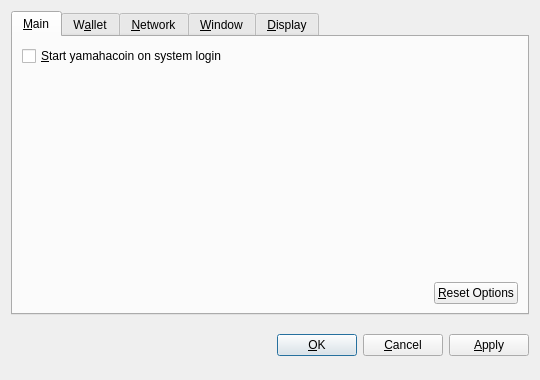
<?xml version="1.0" encoding="UTF-8"?>
<ui version="4.0">
 <class>OptionsDialog</class>
 <widget class="QDialog" name="OptionsDialog">
  <property name="geometry">
   <rect>
    <x>0</x>
    <y>0</y>
    <width>540</width>
    <height>380</height>
   </rect>
  </property>
  <property name="windowTitle">
   <string>Options</string>
  </property>
  <property name="modal">
   <bool>true</bool>
  </property>
  <layout class="QVBoxLayout" name="verticalLayout">
   <item>
    <widget class="QTabWidget" name="tabWidget">
     <property name="tabPosition">
      <enum>QTabWidget::North</enum>
     </property>
     <property name="currentIndex">
      <number>0</number>
     </property>
     <widget class="QWidget" name="tabMain">
      <attribute name="title">
       <string>&amp;Main</string>
      </attribute>
      <layout class="QVBoxLayout" name="verticalLayout_Main">
       <item>
        <widget class="QCheckBox" name="bitcoinAtStartup">
         <property name="toolTip">
          <string>Automatically start yamahacoin after logging in to the system.</string>
         </property>
         <property name="text">
          <string>&amp;Start yamahacoin on system login</string>
         </property>
        </widget>
       </item>
       <item>
        <spacer name="verticalSpacer_Main">
         <property name="orientation">
          <enum>Qt::Vertical</enum>
         </property>
         <property name="sizeHint" stdset="0">
          <size>
           <width>20</width>
           <height>40</height>
          </size>
         </property>
        </spacer>
       </item>
       <item>
        <layout class="QHBoxLayout" name="horizontalLayout_2_Main">
         <item>
          <spacer name="horizontalSpacer_2_Main">
           <property name="orientation">
            <enum>Qt::Horizontal</enum>
           </property>
           <property name="sizeHint" stdset="0">
            <size>
             <width>40</width>
             <height>20</height>
            </size>
           </property>
          </spacer>
         </item>
         <item>
          <widget class="QPushButton" name="resetButton">
           <property name="toolTip">
            <string>Reset all client options to default.</string>
           </property>
           <property name="text">
            <string>&amp;Reset Options</string>
           </property>
           <property name="autoDefault">
            <bool>false</bool>
           </property>
          </widget>
         </item>
        </layout>
       </item>
      </layout>
     </widget>
     <widget class="QWidget" name="tabWallet">
      <attribute name="title">
       <string>W&amp;allet</string>
      </attribute>
      <layout class="QVBoxLayout" name="verticalLayout_Network">
       <item>
        <widget class="QLabel" name="transactionFeeInfoLabel">
         <property name="text">
          <string>Optional transaction fee per kB that helps make sure your transactions are processed quickly. Most transactions are 1 kB.</string>
         </property>
         <property name="textFormat">
          <enum>Qt::PlainText</enum>
         </property>
         <property name="wordWrap">
          <bool>true</bool>
         </property>
        </widget>
       </item>
       <item>
        <layout class="QHBoxLayout" name="horizontalLayout_1_Main">
         <item>
          <widget class="QLabel" name="transactionFeeLabel">
           <property name="text">
            <string>Pay transaction &amp;fee</string>
           </property>
           <property name="textFormat">
            <enum>Qt::PlainText</enum>
           </property>
           <property name="buddy">
            <cstring>transactionFee</cstring>
           </property>
          </widget>
         </item>
         <item>
          <widget class="BitcoinAmountField" name="transactionFee"/>
         </item>
         <item>
          <spacer name="horizontalSpacer_1_Main">
           <property name="orientation">
            <enum>Qt::Horizontal</enum>
           </property>
           <property name="sizeHint" stdset="0">
            <size>
             <width>40</width>
             <height>20</height>
            </size>
           </property>
          </spacer>
         </item>
        </layout>
       </item>
       <item>
        <widget class="QLabel" name="label">
         <property name="text">
          <string>If you disable the spending of unconfirmed change, the change from a transaction cannot be used until that transaction has at least one confirmation. This also affects how your balance is computed.</string>
         </property>
         <property name="wordWrap">
          <bool>true</bool>
         </property>
        </widget>
       </item>
       <item>
        <widget class="QCheckBox" name="spendZeroConfChange">
         <property name="text">
          <string>Spend unconfirmed change  (experts only)</string>
         </property>
        </widget>
       </item>
       <item>
        <spacer name="verticalSpacer">
         <property name="orientation">
          <enum>Qt::Vertical</enum>
         </property>
         <property name="sizeHint" stdset="0">
          <size>
           <width>20</width>
           <height>40</height>
          </size>
         </property>
        </spacer>
       </item>
      </layout>
     </widget>
     <widget class="QWidget" name="tabNetwork">
      <attribute name="title">
       <string>&amp;Network</string>
      </attribute>
      <layout class="QVBoxLayout" name="verticalLayout_Network">
       <item>
        <widget class="QCheckBox" name="mapPortUpnp">
         <property name="toolTip">
          <string>Automatically open the yamahacoin client port on the router. This only works when your router supports UPnP and it is enabled.</string>
         </property>
         <property name="text">
          <string>Map port using &amp;UPnP</string>
         </property>
        </widget>
       </item>
       <item>
        <widget class="QCheckBox" name="connectSocks">
         <property name="toolTip">
          <string>Connect to the yamahacoin network through a SOCKS proxy (e.g. when connecting through Tor).</string>
         </property>
         <property name="text">
          <string>&amp;Connect through SOCKS proxy:</string>
         </property>
        </widget>
       </item>
       <item>
        <layout class="QHBoxLayout" name="horizontalLayout_Network">
         <item>
          <widget class="QLabel" name="proxyIpLabel">
           <property name="text">
            <string>Proxy &amp;IP:</string>
           </property>
           <property name="textFormat">
            <enum>Qt::PlainText</enum>
           </property>
           <property name="buddy">
            <cstring>proxyIp</cstring>
           </property>
          </widget>
         </item>
         <item>
          <widget class="QValidatedLineEdit" name="proxyIp">
           <property name="maximumSize">
            <size>
             <width>140</width>
             <height>16777215</height>
            </size>
           </property>
           <property name="toolTip">
            <string>IP address of the proxy (e.g. 127.0.0.1)</string>
           </property>
          </widget>
         </item>
         <item>
          <widget class="QLabel" name="proxyPortLabel">
           <property name="text">
            <string>&amp;Port:</string>
           </property>
           <property name="textFormat">
            <enum>Qt::PlainText</enum>
           </property>
           <property name="buddy">
            <cstring>proxyPort</cstring>
           </property>
          </widget>
         </item>
         <item>
          <widget class="QLineEdit" name="proxyPort">
           <property name="maximumSize">
            <size>
             <width>55</width>
             <height>16777215</height>
            </size>
           </property>
           <property name="toolTip">
            <string>Port of the proxy (e.g. 9050)</string>
           </property>
          </widget>
         </item>
         <item>
          <widget class="QLabel" name="socksVersionLabel">
           <property name="text">
            <string>SOCKS &amp;Version:</string>
           </property>
           <property name="textFormat">
            <enum>Qt::PlainText</enum>
           </property>
           <property name="buddy">
            <cstring>socksVersion</cstring>
           </property>
          </widget>
         </item>
         <item>
          <widget class="QValueComboBox" name="socksVersion">
           <property name="toolTip">
            <string>SOCKS version of the proxy (e.g. 5)</string>
           </property>
          </widget>
         </item>
         <item>
          <spacer name="horizontalSpacer_Network">
           <property name="orientation">
            <enum>Qt::Horizontal</enum>
           </property>
           <property name="sizeHint" stdset="0">
            <size>
             <width>40</width>
             <height>20</height>
            </size>
           </property>
          </spacer>
         </item>
        </layout>
       </item>
       <item>
        <spacer name="verticalSpacer_Network">
         <property name="orientation">
          <enum>Qt::Vertical</enum>
         </property>
         <property name="sizeHint" stdset="0">
          <size>
           <width>20</width>
           <height>40</height>
          </size>
         </property>
        </spacer>
       </item>
      </layout>
     </widget>
     <widget class="QWidget" name="tabWindow">
      <attribute name="title">
       <string>&amp;Window</string>
      </attribute>
      <layout class="QVBoxLayout" name="verticalLayout_Window">
       <item>
        <widget class="QCheckBox" name="minimizeToTray">
         <property name="toolTip">
          <string>Show only a tray icon after minimizing the window.</string>
         </property>
         <property name="text">
          <string>&amp;Minimize to the tray instead of the taskbar</string>
         </property>
        </widget>
       </item>
       <item>
        <widget class="QCheckBox" name="minimizeOnClose">
         <property name="toolTip">
          <string>Minimize instead of exit the application when the window is closed. When this option is enabled, the application will be closed only after selecting Quit in the menu.</string>
         </property>
         <property name="text">
          <string>M&amp;inimize on close</string>
         </property>
        </widget>
       </item>
       <item>
        <spacer name="verticalSpacer_Window">
         <property name="orientation">
          <enum>Qt::Vertical</enum>
         </property>
         <property name="sizeHint" stdset="0">
          <size>
           <width>20</width>
           <height>40</height>
          </size>
         </property>
        </spacer>
       </item>
      </layout>
     </widget>
     <widget class="QWidget" name="tabDisplay">
      <attribute name="title">
       <string>&amp;Display</string>
      </attribute>
      <layout class="QVBoxLayout" name="verticalLayout_Display">
       <item>
        <layout class="QHBoxLayout" name="horizontalLayout_1_Display">
         <item>
          <widget class="QLabel" name="langLabel">
           <property name="text">
            <string>User Interface &amp;language:</string>
           </property>
           <property name="textFormat">
            <enum>Qt::PlainText</enum>
           </property>
           <property name="buddy">
            <cstring>lang</cstring>
           </property>
          </widget>
         </item>
         <item>
          <widget class="QValueComboBox" name="lang">
           <property name="toolTip">
            <string>The user interface language can be set here. This setting will take effect after restarting yamahacoin.</string>
           </property>
          </widget>
         </item>
        </layout>
       </item>
       <item>
        <layout class="QHBoxLayout" name="horizontalLayout_2_Display">
         <item>
          <widget class="QLabel" name="unitLabel">
           <property name="text">
            <string>&amp;Unit to show amounts in:</string>
           </property>
           <property name="textFormat">
            <enum>Qt::PlainText</enum>
           </property>
           <property name="buddy">
            <cstring>unit</cstring>
           </property>
          </widget>
         </item>
         <item>
          <widget class="QValueComboBox" name="unit">
           <property name="toolTip">
            <string>Choose the default subdivision unit to show in the interface and when sending coins.</string>
           </property>
          </widget>
         </item>
        </layout>
       </item>
       <item>
        <widget class="QCheckBox" name="displayAddresses">
         <property name="toolTip">
          <string>Whether to show yamahacoin addresses in the transaction list or not.</string>
         </property>
         <property name="text">
          <string>&amp;Display addresses in transaction list</string>
         </property>
        </widget>
       </item>
       <item>
        <widget class="QCheckBox" name="coinControlFeatures">
         <property name="toolTip">
          <string>Whether to show coin control features or not.</string>
         </property>
         <property name="text">
          <string>Display coin &amp;control features (experts only!)</string>
         </property>
        </widget>
       </item>
       <item>
        <spacer name="verticalSpacer_Display">
         <property name="orientation">
          <enum>Qt::Vertical</enum>
         </property>
         <property name="sizeHint" stdset="0">
          <size>
           <width>20</width>
           <height>40</height>
          </size>
         </property>
        </spacer>
       </item>
      </layout>
     </widget>
    </widget>
   </item>
   <item>
    <layout class="QHBoxLayout" name="horizontalLayout_Buttons">
     <item>
      <spacer name="horizontalSpacer_1">
       <property name="orientation">
        <enum>Qt::Horizontal</enum>
       </property>
       <property name="sizeHint" stdset="0">
        <size>
         <width>40</width>
         <height>48</height>
        </size>
       </property>
      </spacer>
     </item>
     <item>
      <widget class="QLabel" name="statusLabel">
       <property name="font">
        <font>
         <weight>75</weight>
         <bold>true</bold>
        </font>
       </property>
       <property name="text">
        <string/>
       </property>
       <property name="textFormat">
        <enum>Qt::PlainText</enum>
       </property>
       <property name="wordWrap">
        <bool>true</bool>
       </property>
      </widget>
     </item>
     <item>
      <spacer name="horizontalSpacer_2">
       <property name="orientation">
        <enum>Qt::Horizontal</enum>
       </property>
       <property name="sizeHint" stdset="0">
        <size>
         <width>40</width>
         <height>48</height>
        </size>
       </property>
      </spacer>
     </item>
     <item>
      <widget class="QPushButton" name="okButton">
       <property name="text">
        <string>&amp;OK</string>
       </property>
      </widget>
     </item>
     <item>
      <widget class="QPushButton" name="cancelButton">
       <property name="text">
        <string>&amp;Cancel</string>
       </property>
       <property name="autoDefault">
        <bool>false</bool>
       </property>
      </widget>
     </item>
     <item>
      <widget class="QPushButton" name="applyButton">
       <property name="text">
        <string>&amp;Apply</string>
       </property>
       <property name="autoDefault">
        <bool>false</bool>
       </property>
      </widget>
     </item>
    </layout>
   </item>
  </layout>
 </widget>
 <customwidgets>
  <customwidget>
   <class>BitcoinAmountField</class>
   <extends>QSpinBox</extends>
   <header>bitcoinamountfield.h</header>
  </customwidget>
  <customwidget>
   <class>QValueComboBox</class>
   <extends>QComboBox</extends>
   <header>qvaluecombobox.h</header>
  </customwidget>
  <customwidget>
   <class>QValidatedLineEdit</class>
   <extends>QLineEdit</extends>
   <header>qvalidatedlineedit.h</header>
  </customwidget>
 </customwidgets>
 <resources/>
 <connections/>
</ui>
